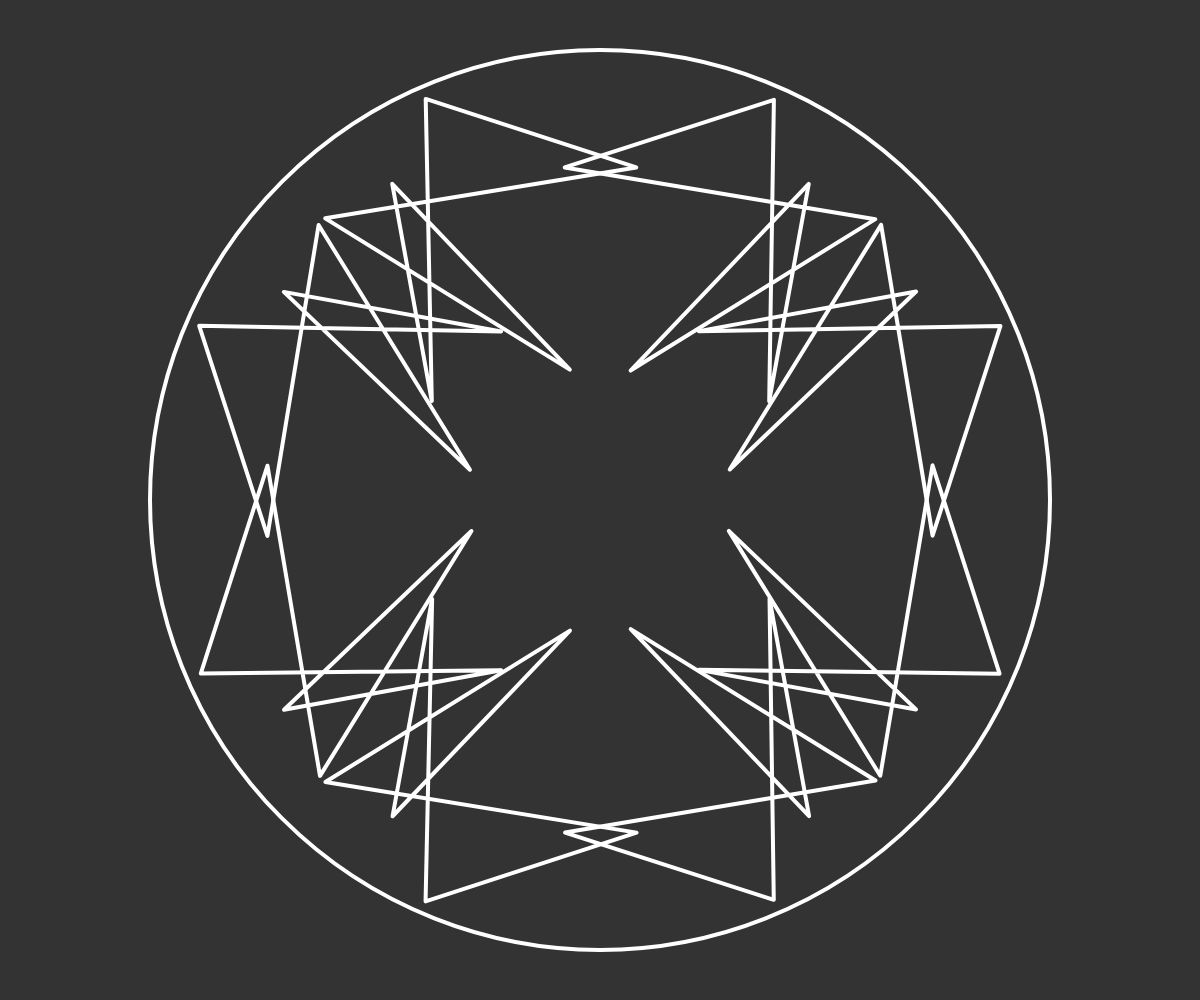
Frame 1 (no input)
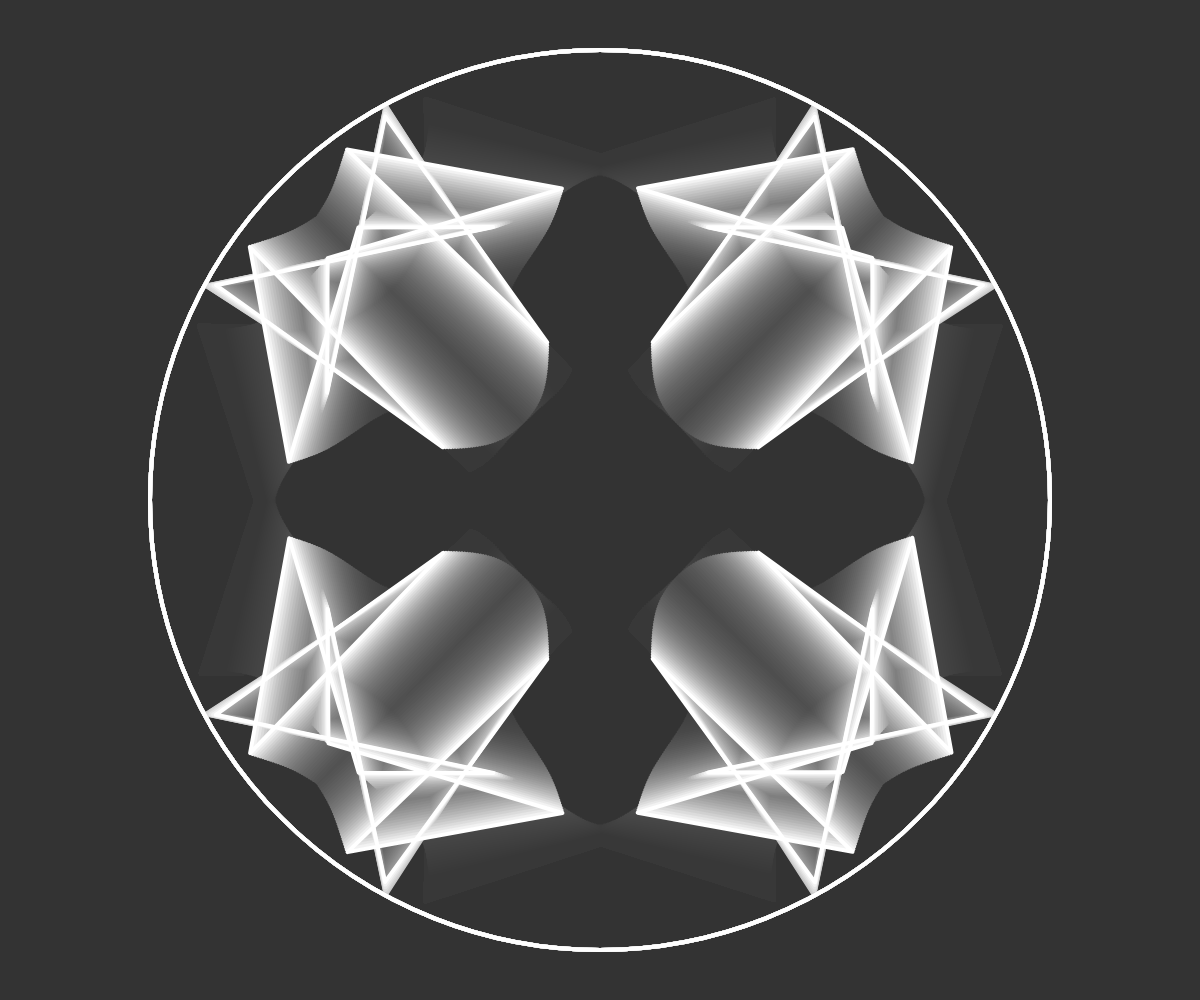
Frame 60 (no input)
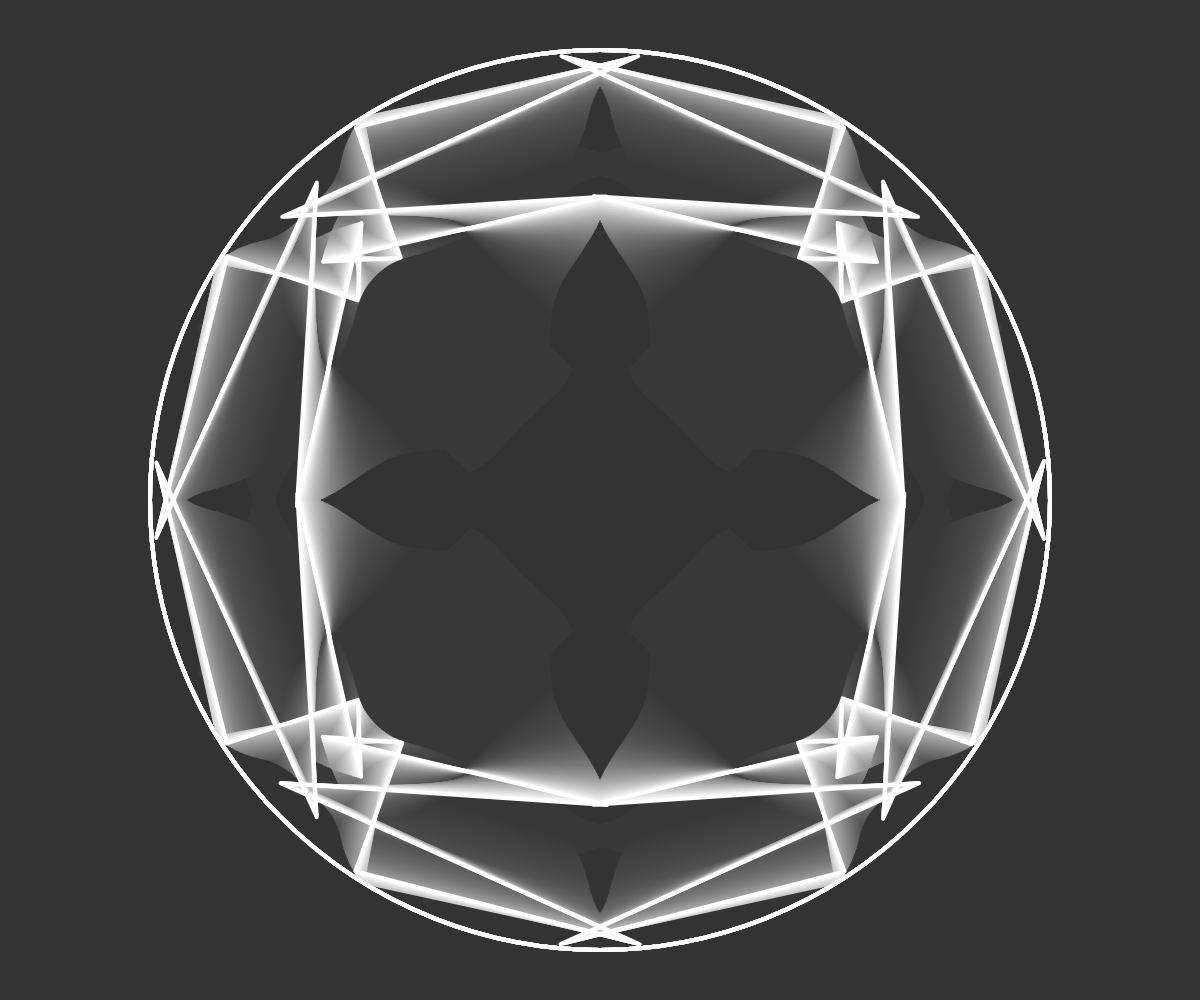
Frame 120 (the mouse pressed at the canvas centre since frame 60)

The p5.js sketch that drew these frames (run headless with seeded random() and noise() and a simulated clock; from frame 60 on, the mouse is pressed at the canvas centre):

// p5.js sketch
// ── sketch.js
var branch, size;

function setup() {
  createCanvas(windowWidth, windowHeight);
  // frameRate(24);
  background(color("#333333"));
  strokeWeight(4);
  stroke(255);
  strokeJoin(ROUND);
  noFill();
  size = min(windowWidth, windowHeight) * 0.9;

  var randomPosition = function() {
    var position = createVector(random(size/2), random(size/2));
    if (position.mag() > size/2) return randomPosition();
    return position;
  }

  var numNodes = 6;
  var nodes = [];
  
  for (var i = 0; i < numNodes; i++) {
    nodes.push(new BranchNode(randomPosition(), 1/3, size));
  }
  branch = new Branch(nodes, size);
}

function draw() {
  background(51, 16);
  translate(width/2, height/2);
  ellipse(0, 0, size, size);
  var numSpokes = 8;
  rotate(TWO_PI / numSpokes/2)
  for (var i = 0; i < numSpokes; i++) {    
    rotate(TWO_PI / numSpokes);
    push();
    if (i % 2) scale(-1, 1);
    branch.move();
    branch.draw();
    pop();
  } 
}
// ── Branch.js
var Branch = function(nodes, radius) {
  this.nodes = nodes;
  this.radius = radius;
}

Branch.prototype.move = function() {
  this.nodes.forEach(function(node) {
    node.move()
  });
};

Branch.prototype.draw = function() {
  beginShape();
  this.nodes.forEach(function(node) {
    vertex(node.position.x, node.position.y);  
  })
  endShape(CLOSE);
};
// ── BranchNode.js
var BranchNode = function(position, speed, boundaryRadius) {
  this.position = position;
  this.speed = speed;
  this.boundaryRadius = boundaryRadius;
  this.moveNoise = random();
}

BranchNode.prototype.move = function() {
  this.moveNoise += 0.001;
  var angle = noise(this.moveNoise) * TWO_PI;
  if (this.position.mag() > this.boundaryRadius/2) this.speed *= -1;
  var newPosition = createVector(cos(angle) * this.speed, sin(angle) * this.speed);
  this.position = this.position.add(newPosition);
};
